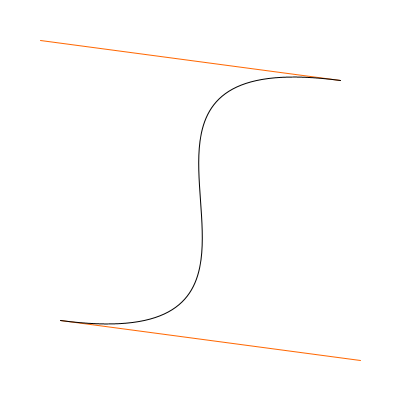
Frame 1 (no input)
Frame 60 (the mouse pressed at the canvas centre just before this capture): identical to frame 1, image omitted
Frame 120 (the mouse held since frame 60 and released just before this capture): identical to frame 1, image omitted

The Processing sketch that drew this single still picture (run headless with seeded random() and noise(); from frame 60 on, the mouse is pressed at the canvas centre):

// Processing sketch: sample_09_function_03_bezier
// ── sample_09_function_03_bezier.pde
void setup(){
  size(400, 400);
  noFill();
}

void draw(){
  background(255);
  noFill();
  stroke(255, 102, 0);
  line(340, 80, 40, 40);
  line(360, 360, 60, 320);
  stroke(0, 0, 0);
  bezier(340, 80, 40, 40, 360, 360, 60, 320);
}
